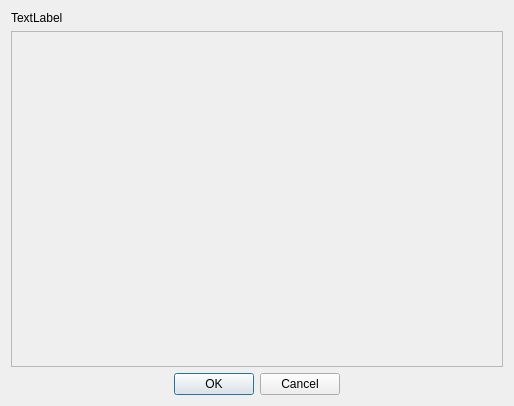
<?xml version="1.0" encoding="UTF-8"?>
<ui version="4.0">
 <class>tqtPropertyDialogBase</class>
 <widget class="QDialog" name="tqtPropertyDialogBase">
  <property name="geometry">
   <rect>
    <x>0</x>
    <y>0</y>
    <width>514</width>
    <height>406</height>
   </rect>
  </property>
  <property name="windowTitle">
   <string/>
  </property>
  <layout class="QVBoxLayout" name="verticalLayout">
   <item>
    <widget class="QLabel" name="m_StaticText_Message">
     <property name="sizePolicy">
      <sizepolicy hsizetype="Expanding" vsizetype="Fixed">
       <horstretch>0</horstretch>
       <verstretch>0</verstretch>
      </sizepolicy>
     </property>
     <property name="text">
      <string>TextLabel</string>
     </property>
    </widget>
   </item>
   <item>
    <widget class="QFrame" name="m_panel_Properties">
     <property name="sizePolicy">
      <sizepolicy hsizetype="MinimumExpanding" vsizetype="Preferred">
       <horstretch>0</horstretch>
       <verstretch>0</verstretch>
      </sizepolicy>
     </property>
     <property name="frameShape">
      <enum>QFrame::StyledPanel</enum>
     </property>
     <property name="frameShadow">
      <enum>QFrame::Raised</enum>
     </property>
    </widget>
   </item>
   <item>
    <widget class="QDialogButtonBox" name="buttonBox">
     <property name="orientation">
      <enum>Qt::Horizontal</enum>
     </property>
     <property name="standardButtons">
      <set>QDialogButtonBox::Cancel|QDialogButtonBox::Ok</set>
     </property>
     <property name="centerButtons">
      <bool>true</bool>
     </property>
    </widget>
   </item>
  </layout>
 </widget>
 <resources/>
 <connections/>
</ui>
